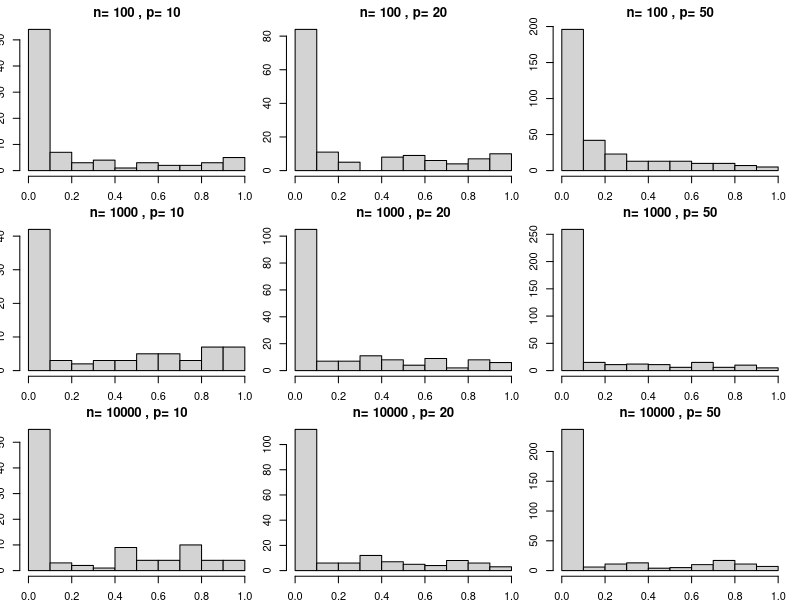

The R script that drew this image:
# 2a
generate_data = function(n, p){
  return(list(
    covariates=matrix(rnorm(n*p), n, p),
    responses=rnorm(n)
  ))
}

# 2b
model_select = function(covariates, responses, cutoff){
  out = lm(responses~covariates)
  p.values = summary(out)$coefficients[,4]
  retained = which(p.values <= cutoff)
  if (length(retained) == 0 || all(retained == c(1))){
    return(c())
  } 
  
  # subtracting 1 to account for intercept 
  retained.out = lm(responses ~ covariates[,retained-1])
  return(summary(retained.out)$coefficients[,4])
}

# 2c
run_simulation = function(n_trials, n, p, cutoff){
  all.p.values = c()
  for(i in 1:n_trials){
    data = generate_data(n, p)
    p.values = model_select(data$covariates, data$responses, cutoff)
    all.p.values = c(all.p.values, p.values)
  }
  hist(all.p.values, xlab="p-values", main=paste("n=", n, ", p=", p))
}

par(mfrow=c(3,3), mar=c(1.8,1.5,1.8,1))
cutoff = 0.05
for (n in c(100, 1000, 10000)){
  for (p in c(10, 20, 50)){
    run_simulation(100, n, p, cutoff)
  }
}